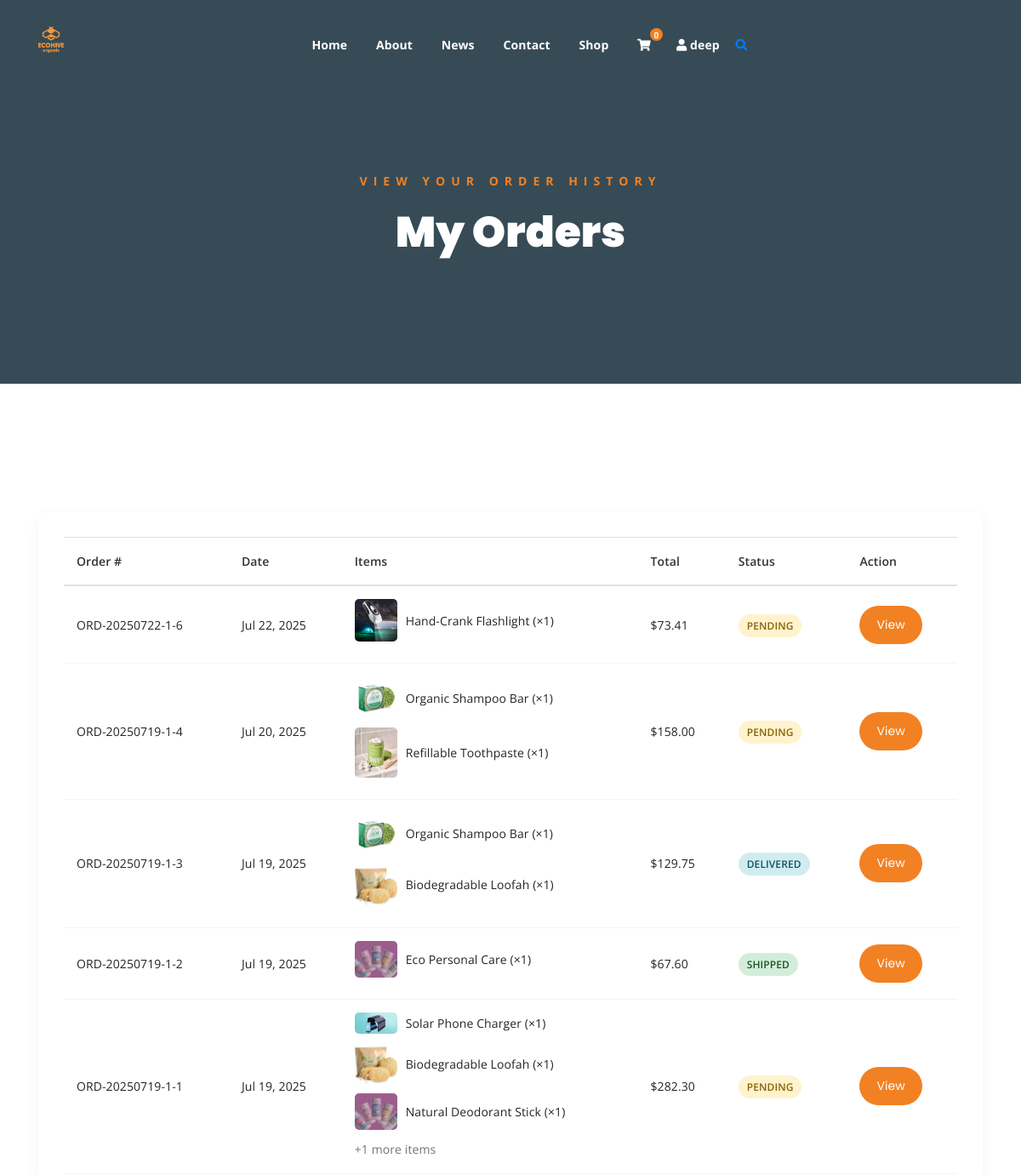
Page /my-orders/ (signed in, upper part) on the earlier database version.
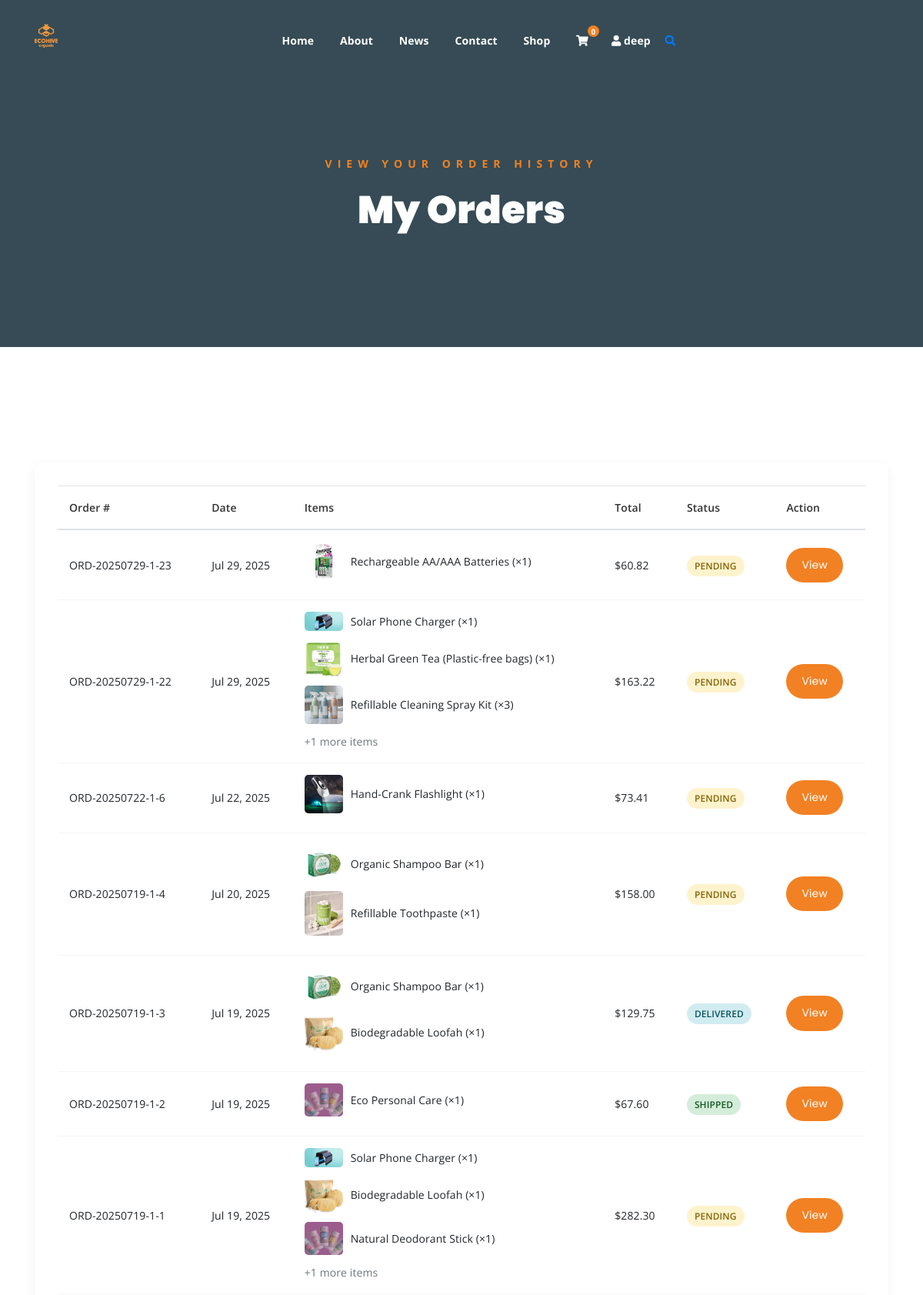
Same page on the later database version.
### app1/models.py (models this page shows, shortened)
class User(AbstractBaseUser, PermissionsMixin):
    email = models.EmailField(_('email address'), unique=True)
    username = models.CharField(_('username'), max_length=30, unique=True)
    first_name = models.CharField(_('first name'), max_length=30)
    last_name = models.CharField(_('last name'), max_length=30)
    date_joined = models.DateTimeField(_('date joined'), default=timezone.now)
    is_active = models.BooleanField(_('active'), default=True)
    is_staff = models.BooleanField(_('staff status'), default=False)
    bio = models.TextField(_('bio'), max_length=500, blank=True)
    profile_picture = models.ImageField(
        _('profile picture'),
        upload_to='profile_pics/',
        blank=True,
        null=True
    )
    groups = models.ManyToManyField(
        'auth.Group',
        verbose_name=_('groups'),
        blank=True,
        help_text=_(
            'The groups this user belongs to. A user will get all permissions '
            'granted to each of their groups.'
        ),
        related_name="custom_user_set",  # Changed to unique name
        related_query_name="custom_user",
    )
    user_permissions = models.ManyToManyField(
        'auth.Permission',
        verbose_name=_('user permissions'),
        blank=True,
        help_text=_('Specific permissions for this user.'),
        related_name="custom_user_permissions_set",  # Changed to unique name
        related_query_name="custom_user_permissions",
    )
    objects = UserManager()
    USERNAME_FIELD = 'email'
    REQUIRED_FIELDS = ['username', 'first_name', 'last_name']
    class Meta:
        verbose_name = _('user')
        verbose_name_plural = _('users')
    @property
    def cart(self):
        cart, created = Cart.objects.get_or_create(user=self)
        return cart

class Cart(models.Model):
    user = models.ForeignKey(settings.AUTH_USER_MODEL, on_delete=models.CASCADE)
    created_at = models.DateTimeField(auto_now_add=True)
    updated_at = models.DateTimeField(auto_now=True)

class Order(models.Model):
    PAYMENT_METHOD_CHOICES = [
        ('credit_card', 'Credit Card'),
        ('paypal', 'PayPal'),
        ('cash_on_delivery', 'Cash on Delivery'),
    ]
    ORDER_STATUS_CHOICES = [
        ('pending', 'Pending'),
        ('processing', 'Processing'),
        ('shipped', 'Shipped'),
        ('delivered', 'Delivered'),
        ('cancelled', 'Cancelled'),
    ]
    user = models.ForeignKey(settings.AUTH_USER_MODEL, on_delete=models.CASCADE, related_name='orders')
    order_number = models.CharField(max_length=20, unique=True)
    billing_address = models.ForeignKey(BillingAddress, on_delete=models.PROTECT, related_name='billing_orders')
    shipping_address = models.ForeignKey(ShippingAddress, on_delete=models.PROTECT, related_name='shipping_orders')
    payment_method = models.CharField(max_length=20, choices=PAYMENT_METHOD_CHOICES)
    subtotal = models.DecimalField(max_digits=10, decimal_places=2)
    tax = models.DecimalField(max_digits=10, decimal_places=2)
    shipping_cost = models.DecimalField(max_digits=10, decimal_places=2)
    total = models.DecimalField(max_digits=10, decimal_places=2)
    status = models.CharField(max_length=20, choices=ORDER_STATUS_CHOICES, default='pending')
    created_at = models.DateTimeField(auto_now_add=True)
    updated_at = models.DateTimeField(auto_now=True)

class OrderItem(models.Model):
    order = models.ForeignKey(Order, on_delete=models.CASCADE, related_name='items')
    product = models.ForeignKey(Product, on_delete=models.PROTECT)
    quantity = models.PositiveIntegerField()
    price = models.DecimalField(max_digits=10, decimal_places=2)
    created_at = models.DateTimeField(auto_now_add=True)

class Product(models.Model):
    CATEGORY_CHOICES = [
        ('Organic Food', 'Organic Food'),
        ('Household Items', 'Household Items'),
        ('Reusable Products', 'Reusable Products'),
        ('Eco Personal Care', 'Eco Personal Care'),
        ('Green Gadgets', 'Green Gadgets'),
        ('other', 'Other'),
    ]
    name = models.CharField(max_length=100)
    description = models.TextField()
    price = models.DecimalField(max_digits=10, decimal_places=2)
    category = models.CharField(max_length=30, choices=CATEGORY_CHOICES)
    image = models.ImageField(upload_to='products/')
    created_at = models.DateTimeField(auto_now_add=True)
    updated_at = models.DateTimeField(auto_now=True)
    class Meta:
        ordering = ['-created_at']

### app1/views.py (the view)
# urls.py: path('my-orders/', views.my_orders, name='my_orders'),
@login_required
def my_orders(request):
    orders = Order.objects.filter(user=request.user).order_by('-created_at')
    return render(request, 'my_orders.html', {'orders': orders})

### app1/context_processors.py (called while the page is built)
def cart_count(request):
    if request.user.is_authenticated:
        cart, created = Cart.objects.get_or_create(user=request.user)
        return {'cart_count': cart.items.count()}
    return {'cart_count': 0}

### app1/static/templates/my_orders.html (shortened to what this page needs)
{% extends 'base.html' %}
{% load static %}
{% block content %}
<div class="breadcrumb-section breadcrumb-bg">
    <div class="container">
        <div class="row">
            <div class="col-lg-8 offset-lg-2 text-center">
                <div class="breadcrumb-text">
                    <p>View your order history</p>
                    <h1>My Orders</h1>
                </div>
            </div>
        </div>
    </div>
</div>
<div class="mt-150 mb-150">
    <div class="container">
        {% if orders %}
        <div class="row">
            <div class="col-lg-12">
                <div class="order-history-table">
                    <table class="table">
                        <thead>
                            <tr>
                                <th>Order #</th>
                                <th>Date</th>
                                <th>Items</th>
                                <th>Total</th>
                                <th>Status</th>
                                <th>Action</th>
                            </tr>
                        </thead>
                        <tbody>
                            {% for order in orders %}
                            <tr>
                                <td>{{ order.order_number }}</td>
                                <td>{{ order.created_at|date:"M d, Y" }}</td>
                                <td>
                                    <div class="order-items">
                                        {% for item in order.items.all|slice:":3" %}
                                        <div class="order-item">
                                            <img src="{{ item.product.image.url }}" alt="{{ item.product.name }}" width="50">
                                            <span>{{ item.product.name }} (×{{ item.quantity }})</span>
                                        </div>
                                        {% endfor %}
                                        {% if order.items.count > 3 %}
                                        <div class="text-muted">+{{ order.items.count|add:"-3" }} more items</div>
                                        {% endif %}
                                    </div>
                                </td>
                                <td>${{ order.total|floatformat:2 }}</td>
                                <td>
                                    <span class="order-status {{ order.status }}">
                                        {{ order.get_status_display }}
                                    </span>
                                </td>
                                <td>
                                    <a href="{% url 'order_detail' order.id %}" class="boxed-btn">View</a>
                                </td>
                            </tr>
                            {% endfor %}
                        </tbody>
                    </table>
                </div>
            </div>
        </div>
        {% endif %}
    </div>
</div>
{% endblock %}

### app1/static/templates/base.html (shortened to what this page needs)
{% load static %}
<!DOCTYPE html>
<html lang="en">
<head>
    <link rel="stylesheet" href="{% static 'assets/css/all.min.css' %}">
    <link rel="stylesheet" href="{% static 'assets/bootstrap/css/bootstrap.min.css' %}">
    <link rel="stylesheet" href="{% static 'assets/css/owl.carousel.css' %}">
    <link rel="stylesheet" href="{% static 'assets/css/magnific-popup.css' %}">
    <link rel="stylesheet" href="{% static 'assets/css/animate.css' %}">
    <link rel="stylesheet" href="{% static 'assets/css/meanmenu.min.css' %}">
    <link rel="stylesheet" href="{% static 'assets/css/main.css' %}?v={% now 'U' %}">
    <link rel="stylesheet" href="{% static 'assets/css/responsive.css' %}?v={% now 'U' %}">
</head>
<body>
    <div class="top-header-area" id="sticker">
        <div class="container">
            <div class="row">
                <div class="col-lg-12 col-sm-12 text-center">
                    <div class="main-menu-wrap">
                        <div class="site-logo">
                            <a href="{% url 'home' %}">
                                <img src="{% static 'assets/img/eco_hive_logo.png' %}" alt="EchoHive Logo">
                            </a>
                        </div>
                        <nav class="main-menu">
                            <ul>
                                <li class="{% if request.path == '/' %}current-list-item{% endif %}"><a href="{% url 'home' %}">Home</a></li>
                                <li class="{% if request.path == '/about/' %}current-list-item{% endif %}"><a href="{% url 'about' %}">About</a></li>
                                <li class="{% if '/news/' in request.path %}current-list-item{% endif %}"><a href="{% url 'eco_news' %}">News</a></li>
                                <li class="{% if request.path == '/contact/' %}current-list-item{% endif %}"><a href="{% url 'contact' %}">Contact</a></li>
                                <li class="{% if request.path == '/shop/' %}current-list-item{% endif %}"><a href="{% url 'shop' %}">Shop</a></li>
                                <li>
                                    <div class="header-icons">
                                        <a class="shopping-cart" href="{% url 'cart' %}">
                                            <i class="fas fa-shopping-cart"></i>
                                            {% if user.is_authenticated %}
                                                <span class="cart-count">{{ user.cart.items.count }}</span>
                                            {% endif %}
                                        </a>
                                        {% if user.is_authenticated %}
                                            <li class="user-dropdown">
                                                <a class="shopping-cart-1" href="#">
                                                    <i class="fas fa-user"></i>
                                                    <span class="username">{{ user.first_name }}</span>
                                                </a>
                                            </li>
                                        {% endif %}
                                        <a class="mobile-hide search-bar-icon" href="#"><i class="fas fa-search"></i></a>
                                    </div>
                                </li>
                            </ul>
                        </nav>
                    </div>
                </div>
            </div>
        </div>
    </div>
    {% block content %}{% endblock %}
</body>
</html>

### app1/static/assets/css/main.css (style rules this page uses)
html { font-size: 14px; font-weight: 400; line-height: 28px; height: 100%; }
body { font-family: "Open Sans", sans-serif; font-weight: 400; font-size: 1rem; letter-spacing: 0.1px; line-height: 1.8; color: #051922; overflow-x: hidden; }
body img { max-width: 100%; }
a { cursor: pointer; text-decoration: none; -webkit-transition: all 0.2s ease-in-out; -o-transition: all 0.2s ease-in-out; transition: all 0.2s ease-in-out; }
h1, .h1, h2, .h2, h3, .h3, h4, .h4, h5, .h5, h6, .h6 { font-family: "Poppins", sans-serif; font-weight: 700; margin: 0 0 1.25rem 0; color: #051922; }
h1:last-child, .h1:last-child, h2:last-child, .h2:last-child, h3:last-child, .h3:last-child, h4:last-child, .h4:last-child, h5:last-child, .h5:last-child, h6:last-child, .h6:last-child { margin: 0; }
h1, .h1 { font-size: 4rem; font-weight: 700; line-height: 4rem; }
p { font-family: "Open Sans", sans-serif; font-weight: 400; font-size: 1rem; letter-spacing: 0.1px; line-height: 1.8; color: #051922; margin: 0 0 1.25rem 0; }
.mt-150 { margin-top: 150px; }
.mb-150 { margin-bottom: 150px; }
.boxed-btn { font-family: 'Poppins', sans-serif; display: inline-block; background-color: #F28123; color: #fff; padding: 10px 20px; }
.boxed-btn, a.bordered-btn, a.cart-btn { border-radius: 50px; }
.breadcrumb-bg { background-image: url(../img/breadcrumb-bg.jpg); }
.breadcrumb-text p { color: #F28123; font-weight: 700; text-transform: uppercase; letter-spacing: 7px; }
.breadcrumb-text h1 { font-size: 50px; font-weight: 900; color: #fff; margin: 0; margin-top: 20px; }
.breadcrumb-section { padding: 150px 0; background-size: cover; background-position: center center; position: relative; z-index: 1; background-attachment: fixed; padding-top: 200px; }
.breadcrumb-section:after { position: absolute; left: 0; top: 0; width: 100%; height: 100%; content: ""; background-color: #07212e; z-index: -1; opacity: 0.8; }
.top-header-area { position: absolute; z-index: 999; width: 100%; padding: 25px 0; }
nav.main-menu ul { margin: 0; padding: 0; list-style: none; }
nav.main-menu ul li { display: inline-block; }
nav.main-menu ul li a { color: #fff; font-weight: 700; display: block; padding: 15px; }
nav.main-menu ul > li { position: relative; }
.site-logo { float: left; max-width: 30px; }
.main-menu-wrap { position: relative; }
.header-icons a { color: #fff; display: inline-block; padding: 10px; }
.site-logo { padding: 6px 0; }
nav.main-menu li a { -webkit-transition: 0.3s; -o-transition: 0.3s; transition: 0.3s; }
.top-header-area .header-icons a { -webkit-transition: 0.3s; -o-transition: 0.3s; transition: 0.3s; }
.top-header-area { -webkit-transition: 0.3s; -o-transition: 0.3s; transition: 0.3s; }
.boxed-btn { -webkit-transition: 0.3s; -o-transition: 0.3s; transition: 0.3s; }
html, body { height: 100%; }
thead { border-bottom: 1px solid #eee; }
.shopping-cart { position: relative; }
.cart-count { position: absolute; top: 8px; right: 1px; background: #F28123; color: white; border-radius: 50%; width: 15px; height: 15px; font-size: 10px; display: flex; align-items: center; justify-content: center; }

### app1/static/templates/my_orders.html (style rules this page uses)
.order-history-table { background: #fff; border-radius: 10px; box-shadow: 0 5px 15px rgba(0,0,0,0.05); padding: 30px; overflow-x: auto; }
.order-history-table table { width: 100%; }
.order-history-table th { font-weight: 600; color: #333; border-bottom: 2px solid #f5f5f5; padding: 15px; }
.order-history-table td { padding: 15px; vertical-align: middle; border-bottom: 1px solid #f5f5f5; }
.order-item { display: flex; align-items: center; margin-bottom: 10px; }
.order-item img { margin-right: 10px; border-radius: 5px; }
.order-status { padding: 5px 10px; border-radius: 20px; font-size: 12px; font-weight: 600; text-transform: uppercase; }
.order-status.pending { background: #fff3cd; color: #856404; }
.order-status.shipped { background: #d4edda; color: #155724; }
.order-status.delivered { background: #d1ecf1; color: #0c5460; }

Differences in the rows shown:
added Order: order_number "ORD-20250729-1-23", created_at "Jul 29, 2025", total "60.82", status "PENDING"
added OrderItem: product.image (picture), product.name "Rechargeable AA/AAA Batteries", quantity "1", shown under "ORD-20250729-1-23"
added Order: order_number "ORD-20250729-1-22", created_at "Jul 29, 2025", items.count|add "1", total "163.22", status "PENDING"
added OrderItem: product.image (picture), product.name "Solar Phone Charger", quantity "1", shown under "ORD-20250729-1-22"
added OrderItem: product.image (picture), product.name "Herbal Green Tea (Plastic-free bags)", quantity "1", shown under "ORD-20250729-1-22"
added OrderItem: product.image (picture), product.name "Refillable Cleaning Spray Kit", quantity "3", shown under "ORD-20250729-1-22"
